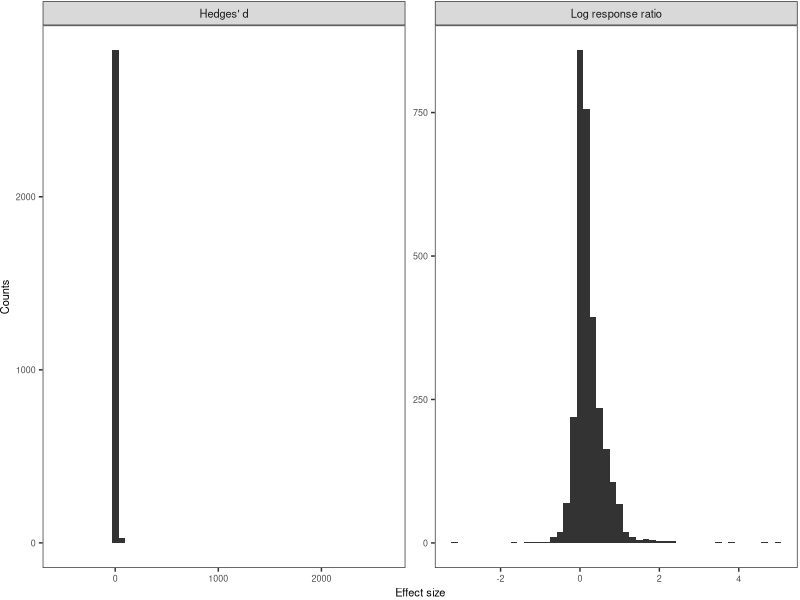

Reproduce this figure in R. (Note: this script raises an error after producing the figure.)
# /////////////////////////////////////////////////////////////////////////
# Effect Size (ES) histograms for comparison purposes.
# /////////////////////////////////////////////////////////////////////////

rm(list = ls()); gc(reset = TRUE)


library(data.table)
library(ggplot2)

# Read ES table
es_dt <- fread("Output/cache/master_es_multi_methods.csv")
str(es_dt)


# ~~~~~~~~~~~~~~~~~~~~~~~~~~~~~~~~~~~~~~~~~~~~~~~~~~~~~~~~~~~~~~~~~~~~~~~~~
# Log ratio vs Hedges's d -------------------------------------------------
# ~~~~~~~~~~~~~~~~~~~~~~~~~~~~~~~~~~~~~~~~~~~~~~~~~~~~~~~~~~~~~~~~~~~~~~~~~

range(es_dt$PL_Effect_Size_hedgesD , na.rm = TRUE)
# -535.1298 2599.3613

quantile(es_dt$PL_Effect_Size_hedgesD, 
         probs = c(0.005, 0.995),
         na.rm = TRUE)
#          0.5%     99.5% 
#     -11.79197  72.35611
quantile(es_dt$PL_Effect_Size_hedgesD, 
         probs = c(0.05, 0.95),
         na.rm = TRUE)
#            5%       95% 
#     -1.293465 12.533562 

# es_dt[, PL_Effect_Size_hedgesD := ifelse(PL_Effect_Size_hedgesD %between% c(-50, 50),
#                                               yes = PL_Effect_Size_hedgesD,
#                                               no = NA)]
# hist(es_dt$PL_Effect_Size_hedgesD)

es_melt_1 <- melt(es_dt[, .(PL_Effect_Size_lnRktoall_0.5,
                            PL_Effect_Size_hedgesD)])
# The warning is ok

es_melt_1[, variable := factor(variable, labels = c("Log response ratio",
                                                    "Hedges' d"))]

# Create a dummy data.frame to help with placing white horizontal lines at the
# zero level to force-delete the default gray zero line in each panel. This
# default line doesn’t allow the visual detection of very small frequencies at
# big values when printing. The y values were discovered by try & error.
dummy <- data.frame(variable = c("Log response ratio", "Hedges' d"), 
                    y = c(-0.6, -2.3)) 

hist_1 <- 
    ggplot(data = es_melt_1, 
           aes(x = value)) +
    geom_histogram(bins = 50, fill = "gray20") +
    facet_wrap(~ variable, scales = "free", ncol = 2) +
    labs(x = "Effect size", y = "Counts") +
    # Plot a white line to “delete” the default zero gray line
    geom_hline(data = dummy,
               aes(yintercept = y),
               colour = "white",
               size = 0.001) +
    theme_bw() +
    theme(panel.grid.major = element_blank(),
          panel.grid.minor = element_blank(), # eliminate minor grids,
          # set font family for all text within the plot ("sans" should work as "Arial")
          # note that this can be overridden with other adjustment functions below
          text = element_text(family = "sans", size = 8),
          strip.text = element_text(size = 8),
          # set margins around entire plot ( https://goo.gl/zdgLMt )
          plot.margin = unit(c(t = 0.3, 
                               r = 0.6, 
                               b = 0.1, 
                               l = 0), 
                             "mm"))

ggsave(hist_1,
       file = "output/histo_lnR_vs_HedgeD_draft_3.pdf",
       units = "cm", width = 14, height = 7)


# ~~~~~~~~~~~~~~~~~~~~~~~~~~~~~~~~~~~~~~~~~~~~~~~~~~~~~~~~~~~~~~~~~~~~~~~~~
# Log ratio - various constants -------------------------------------------
# ~~~~~~~~~~~~~~~~~~~~~~~~~~~~~~~~~~~~~~~~~~~~~~~~~~~~~~~~~~~~~~~~~~~~~~~~~

es_melt_2 <- melt(es_dt[, names(es_dt) %like% "PL_Effect_Size_lnRkto0", 
                        with = FALSE])
# The warning is ok

es_melt_2[, variable := factor(variable, 
                               labels = paste0("Log response ratio, k = ", 
                                               c(0.01, 0.05, 0.1, 0.5)))]

hist_2 <- 
    ggplot(data = es_melt_2, 
           aes(x = value)) +
    geom_histogram(binwidth = 0.05, fill = "gray20") +
    facet_wrap(~ variable, scales = "free", ncol = 1) +
    labs(x = "Effect size", y = "Counts") +
    theme_bw() +
    theme(panel.grid.major = element_blank(),
          panel.grid.minor = element_blank(), # eliminate minor grids,
          # set font family for all text within the plot ("sans" should work as "Arial")
          # note that this can be overridden with other adjustment functions below
          text = element_text(family = "sans", size = 8),
          strip.text = element_text(size = 8),
          # set margins around entire plot ( https://goo.gl/zdgLMt )
          plot.margin = unit(c(t = 0.3, 
                               r = 0.6, 
                               b = 0.1, 
                               l = 0), 
                             "mm"))

ggsave(hist_2,
       file = "output/histo_lnR_testing_constants_draft_1.pdf",
       units = "cm", width = 7, height = 14)
